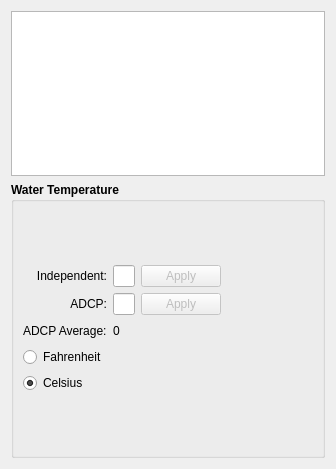
          <widget class="QWidget" name="tab_tempsal_2_data">
           <attribute name="title">
            <string>Data</string>
           </attribute>
           <layout class="QGridLayout" name="gridLayout_19">
            <item row="0" column="0">
             <layout class="QVBoxLayout" name="verticalLayout_11" stretch="3,5">
              <item>
               <widget class="QTableWidget" name="table_tempsal"/>
              </item>
              <item>
               <widget class="QGroupBox" name="gb_temp">
                <property name="font">
                 <font>
                  <weight>75</weight>
                  <bold>true</bold>
                 </font>
                </property>
                <property name="title">
                 <string>Water Temperature</string>
                </property>
                <layout class="QGridLayout" name="gridLayout_17">
                 <item row="0" column="0">
                  <layout class="QHBoxLayout" name="horizontalLayout_14" stretch="1,4">
                   <item>
                    <layout class="QVBoxLayout" name="verticalLayout_10">
                     <item>
                      <spacer name="verticalSpacer_2">
                       <property name="orientation">
                        <enum>Qt::Vertical</enum>
                       </property>
                       <property name="sizeHint" stdset="0">
                        <size>
                         <width>20</width>
                         <height>40</height>
                        </size>
                       </property>
                      </spacer>
                     </item>
                     <item>
                      <layout class="QGridLayout" name="gridLayout_16" columnminimumwidth="2,1,1">
                       <item row="0" column="0">
                        <widget class="QLabel" name="label_independent">
                         <property name="font">
                          <font>
                           <weight>50</weight>
                           <bold>false</bold>
                          </font>
                         </property>
                         <property name="text">
                          <string>Independent:</string>
                         </property>
                         <property name="alignment">
                          <set>Qt::AlignRight|Qt::AlignTrailing|Qt::AlignVCenter</set>
                         </property>
                        </widget>
                       </item>
                       <item row="0" column="1">
                        <widget class="QLineEdit" name="ed_user_temp">
                         <property name="font">
                          <font>
                           <weight>50</weight>
                           <bold>false</bold>
                          </font>
                         </property>
                        </widget>
                       </item>
                       <item row="0" column="2">
                        <widget class="QPushButton" name="pb_ind_temp_apply">
                         <property name="enabled">
                          <bool>false</bool>
                         </property>
                         <property name="font">
                          <font>
                           <weight>50</weight>
                           <bold>false</bold>
                          </font>
                         </property>
                         <property name="text">
                          <string>Apply</string>
                         </property>
                        </widget>
                       </item>
                       <item row="1" column="0">
                        <widget class="QLabel" name="label_adcp">
                         <property name="font">
                          <font>
                           <weight>50</weight>
                           <bold>false</bold>
                          </font>
                         </property>
                         <property name="text">
                          <string>ADCP:</string>
                         </property>
                         <property name="alignment">
                          <set>Qt::AlignRight|Qt::AlignTrailing|Qt::AlignVCenter</set>
                         </property>
                        </widget>
                       </item>
                       <item row="1" column="1">
                        <widget class="QLineEdit" name="ed_adcp_temp">
                         <property name="font">
                          <font>
                           <weight>50</weight>
                           <bold>false</bold>
                          </font>
                         </property>
                        </widget>
                       </item>
                       <item row="1" column="2">
                        <widget class="QPushButton" name="pb_adcp_temp_apply">
                         <property name="enabled">
                          <bool>false</bool>
                         </property>
                         <property name="font">
                          <font>
                           <weight>50</weight>
                           <bold>false</bold>
                          </font>
                         </property>
                         <property name="text">
                          <string>Apply</string>
                         </property>
                        </widget>
                       </item>
                       <item row="2" column="0">
                        <widget class="QLabel" name="label_adcp_avg">
                         <property name="font">
                          <font>
                           <weight>50</weight>
                           <bold>false</bold>
                          </font>
                         </property>
                         <property name="text">
                          <string>ADCP Average:</string>
                         </property>
                        </widget>
                       </item>
                       <item row="2" column="1">
                        <widget class="QLabel" name="txt_adcp_avg">
                         <property name="font">
                          <font>
                           <weight>50</weight>
                           <bold>false</bold>
                          </font>
                         </property>
                         <property name="text">
                          <string>0</string>
                         </property>
                        </widget>
                       </item>
                       <item row="2" column="2">
                        <spacer name="horizontalSpacer_3">
                         <property name="orientation">
                          <enum>Qt::Horizontal</enum>
                         </property>
                         <property name="sizeHint" stdset="0">
                          <size>
                           <width>40</width>
                           <height>20</height>
                          </size>
                         </property>
                        </spacer>
                       </item>
                      </layout>
                     </item>
                     <item>
                      <layout class="QVBoxLayout" name="verticalLayout_9">
                       <item>
                        <widget class="QRadioButton" name="rb_f">
                         <property name="font">
                          <font>
                           <weight>50</weight>
                           <bold>false</bold>
                          </font>
                         </property>
                         <property name="text">
                          <string>Fahrenheit</string>
                         </property>
                        </widget>
                       </item>
                       <item>
                        <widget class="QRadioButton" name="rb_c">
                         <property name="font">
                          <font>
                           <weight>50</weight>
                           <bold>false</bold>
                          </font>
                         </property>
                         <property name="text">
                          <string>Celsius</string>
                         </property>
                         <property name="checked">
                          <bool>true</bool>
                         </property>
                        </widget>
                       </item>
                      </layout>
                     </item>
                     <item>
                      <spacer name="verticalSpacer">
                       <property name="orientation">
                        <enum>Qt::Vertical</enum>
                       </property>
                       <property name="sizeHint" stdset="0">
                        <size>
                         <width>20</width>
                         <height>40</height>
                        </size>
                       </property>
                      </spacer>
                     </item>
                    </layout>
                   </item>
                   <item>
                    <widget class="QWidget" name="graph_temperature" native="true"/>
                   </item>
                  </layout>
                 </item>
                </layout>
               </widget>
              </item>
             </layout>
            </item>
           </layout>
          </widget>
